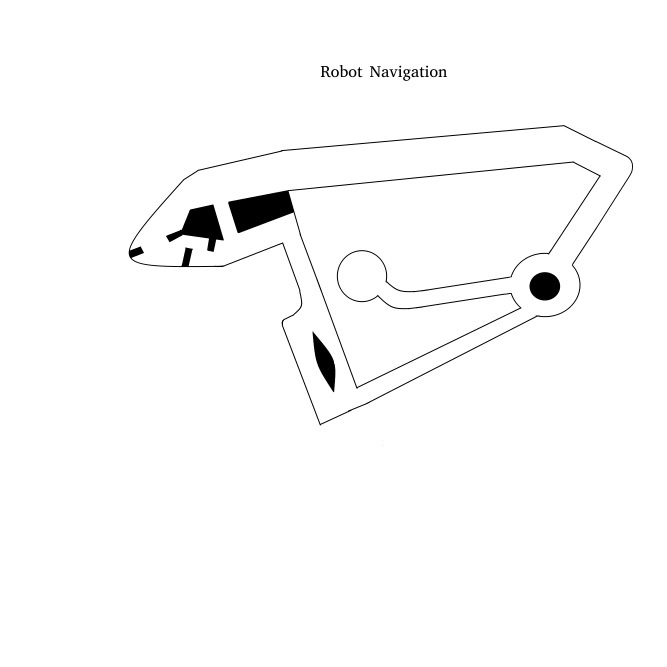
#> input picture f1tenth-riders-quickstart-master2/pkg/src/pkg/maps/ROBOT_NAVIGATION.png, 2000 x 2000 px (shown at 1/3 size)
$ python d_star.py
#> lines starting #> are read from the running program, lines starting #| are printed output that depends on the picture
"""

D* grid planning

author: Nirnay Roy

See Wikipedia article (https://en.wikipedia.org/wiki/D*)

"""
import math
import cv2
import numpy as np

from sys import maxsize

import matplotlib.pyplot as plt

show_animation = True


class State:
    def __init__(self, x, y):
        self.x = x
        self.y = y
        self.parent = None
        self.state = "."
        self.t = "new"  # tag for state
        self.h = 0
        self.k = 0

    # [18 lines left out: functions cost, set_state, not called in this run]


class Map:
    def __init__(self, row, col):
        self.row = row
        self.col = col
        self.map = self.init_map()

    def init_map(self):
        map_list = []
        for i in range(self.row):
            tmp = []
            for j in range(self.col):
                tmp.append(State(i, j))
            map_list.append(tmp)
        return map_list

    # [19 lines left out: functions get_neighbors, set_obstacle, not called in this run]


class Dstar:
    def __init__(self, maps):
        self.map = maps
        self.open_list = set()

    # [61 lines left out: functions process_state, min_state, get_kmin, insert, remove, not called in this run]

    def modify_cost(self, x):
        if x.t == "close":
            self.insert(x, x.parent.h + x.cost(x.parent))

    # [44 lines left out: functions run, modify, Img2PltCoordinate, not called in this run]

def main():
    kernel = np.ones((3, 3), np.uint8)

    map = cv2.imread('pkg/maps/ROBOT_NAVIGATION.png',  cv2.IMREAD_GRAYSCALE)
#> map is the input picture: shape (2000, 2000); min 0, max 255, mean 250.7
    map = cv2.erode(map, kernel, iterations=12)
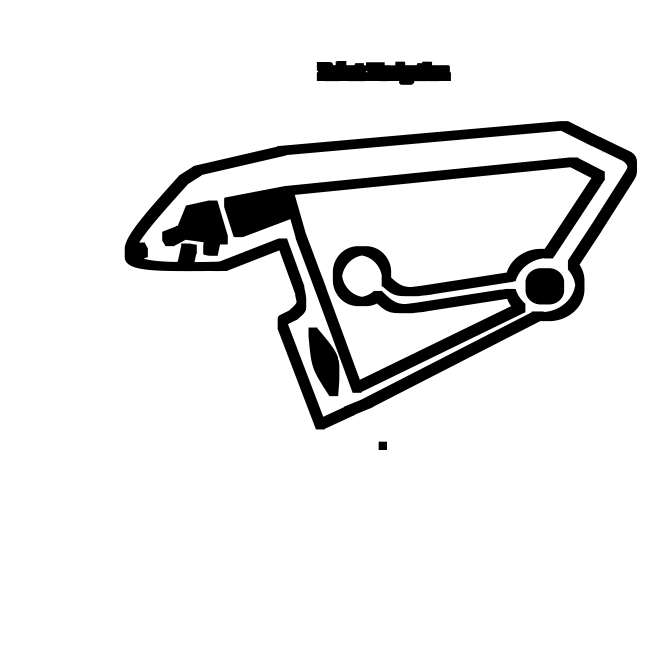
#> map: shape (2000, 2000) (shown at 1/3 size); min 0, max 255, mean 232.8
    # cv2.imshow('eroded map', map)
    # cv2.waitKey()
    # cv2.destroyAllWindows()

    obs = np.where(map < 200)
#> obs = 352561 positions, rows 183 to 1349, columns 374 to 1910

    m = Map(2000, 2000)
    ox, oy = [], []
    ox = obs[1]
    oy = 2000 - obs[0]
    m.set_obstacle([(i, j) for i, j in zip(ox, oy)])

    # start =  [1845, 2000-582]
    #start = [1808, 2000-582]
    start = [1758, 2000-656]
    goal1 = [1122, 2000-846]
    goal2 = [944, 2000-1144]
    goal3 = [482, 2000-732]

    print(map[2000-start[1]][start[0]])

    if show_animation:
        plt.plot(ox, oy, ".k", markersize=0.05)
        plt.plot(start[0], start[1], "ob")
        plt.plot(goal1[0], goal1[1], "xr")
        plt.plot(goal2[0], goal2[1], "xg")
        plt.plot(goal3[0], goal3[1], "xb")
        plt.axis("equal")

    start = m.map[start[0]][start[1]]
    goal1 = m.map[goal1[0]][goal1[1]]
    goal2 = m.map[goal2[0]][goal2[1]]
    goal3 = m.map[goal3[0]][goal3[1]]

    # [9 lines of commented-out code are left out]
    dstar4 = Dstar(m)
    rx4, ry4 = dstar4.run(goal3, start)
    np.save('route4', [rx4, ry4])

    if show_animation:
        # [6 lines of commented-out code are left out]
        plt.plot(rx4, ry4, "-r")
        print('goal4 check')
        plt.show()


if __name__ == '__main__':
#> (the run stopped early here; a loop or call above may not have finished)
